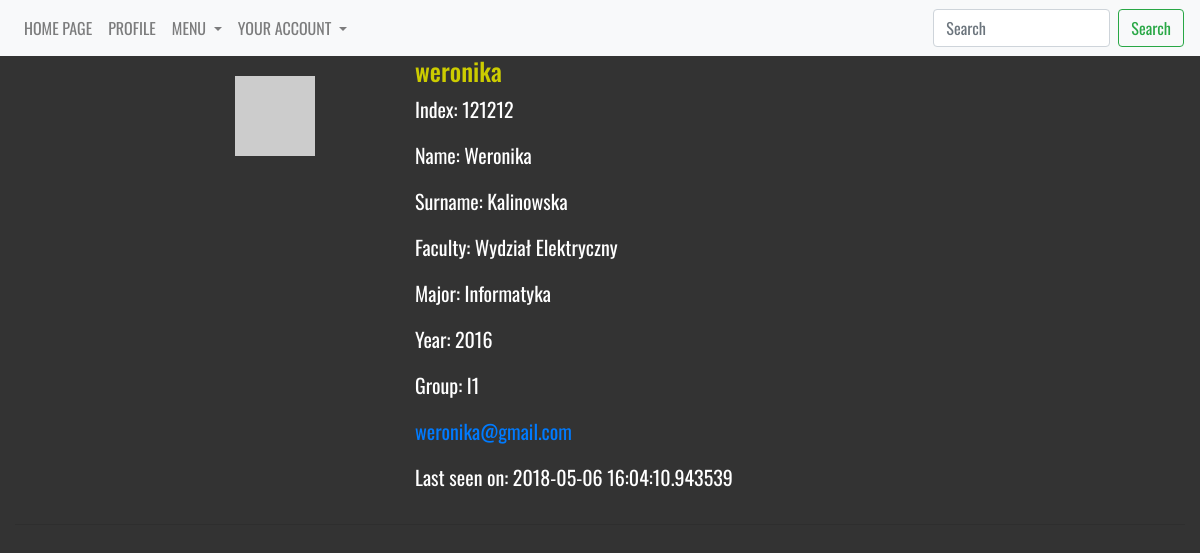
Screenshot of /students/2 (signed in) with the database file from the repository.
### models.py (models this page shows, shortened)
class User(db.Model, UserMixin):
    __tablename__ = 'user'
    __searchable__ = ['username']
    id = Column(Integer, autoincrement=True, primary_key=True)
    username = Column(String(25), default='', unique=True)
    active = Column(Boolean, default=True)
    email = Column(String(200), unique=True)
    password = Column(String(200), default='')
    admin = Column(Boolean, default=False)
    confirmed = Column(db.Boolean, nullable=False, default=False)
    confirmed_on = Column(db.DateTime, nullable=True)
    registered_on = Column(db.DateTime, nullable=False)
    about_me = Column(String(140))
    last_seen = Column(DateTime, default=datetime.utcnow)
    student_id = db.Column(db.Integer, db.ForeignKey('student.id'), unique=True)
    def get_id(self):
        return self.id
    def avatar(self, size):
        digest = md5(self.email.lower().encode('utf-8')).hexdigest()
        return 'https://www.gravatar.com/avatar/{}?d=identicon&s={}'.\
            format(digest, size)

class Student(db.Model):
    __tablename__ = 'student'
    __searchable__ = ['name', 'surname']
    id = Column(Integer, autoincrement=True, primary_key=True)
    index = Column(Integer, unique=True)
    name = Column(String(25), default='')
    surname = Column(String(25), default='')
    faculty_id = db.Column(db.Integer, db.ForeignKey('faculty.id'), nullable=False)
    major_id = db.Column(db.Integer, db.ForeignKey('major.id'), nullable=False)
    year_id = db.Column(db.Integer, db.ForeignKey('year.id'), nullable=False)
    group_id = db.Column(db.Integer, db.ForeignKey('group.id'), nullable=False)
    user = db.relationship('User', backref='student')

class Faculty(db.Model):
    __tablename__ = 'faculty'
    __searchable__ = ['name']
    id = Column(Integer, autoincrement=True, primary_key=True, )
    name = Column(String(100), default='')
    major = db.relationship('Major', backref='faculty')
    year = db.relationship('Year', backref='faculty')
    group = db.relationship('Group', backref='faculty')
    student = db.relationship('Student', backref='faculty')

class Major(db.Model):
    __tablename__ = 'major'
    __searchable__ = ['name']
    id = Column(Integer, autoincrement=True, primary_key=True)
    name = Column(String(50), default='')
    year = db.relationship('Year', backref='major')
    group = db.relationship('Group', backref='major')
    student = db.relationship('Student', backref='major')
    faculty_id = db.Column(db.Integer, db.ForeignKey('faculty.id'), nullable=False)

class Year(db.Model):
    __tablename__ = 'year'
    __searchable__ = ['nr']
    id = Column(Integer, autoincrement=True, primary_key=True)
    nr = Column(String(4), default='')
    group = db.relationship('Group', backref='year')
    student = db.relationship('Student', backref='year')
    faculty_id = db.Column(db.Integer, db.ForeignKey('faculty.id'), nullable=False)
    major_id = db.Column(db.Integer, db.ForeignKey('major.id'), nullable=False)
    secretary_id = db.Column(db.Integer, db.ForeignKey('secretary.id'), nullable=False)

class Group(db.Model):
    __tablename__ = 'group'
    __searchable__ = ['subject']
    id = Column(Integer, autoincrement=True, primary_key=True)
    name = Column(String(10), default='')
    student = db.relationship('Student', backref='group')
    faculty_id = db.Column(db.Integer, db.ForeignKey('faculty.id'), nullable=False)
    major_id = db.Column(db.Integer, db.ForeignKey('major.id'), nullable=False)
    year_id = db.Column(db.Integer, db.ForeignKey('year.id'), nullable=False)

### views/students.py (the view)
@app.route('/students/<int:id>', methods=['GET'])
@login_required
def student(id):
    student = Student.query.filter(Student.id == id).first()
    user = User.query.filter(User.id == student.id + 1).first()
    return render_template('faculty/students/profile.html', user=user, student=student, current_user=current_user)

### views/user.py (called while the page is built)
@lm.user_loader
def load_user(user_id):
    return User.query.filter(User.id == user_id).first()

@app.before_request
def before_request():
    if current_user.is_authenticated:
        current_user.last_seen = datetime.utcnow()
        db.session.commit()

### templates/faculty/students/profile.html (shortened to what this page needs)
{% extends "_base.html" %}
{% block content %}
    <div class="row">
        <div class="offset-md-2 col-md-2">
            <img class="avatar" src="{{ user.avatar(128) }}">
        </div>
        <div class="content col-md-4">
            <h5 style="color: #cccc00">{{ user.username }}</h5>
            <p> Index: {{ student.index }}</p>
            <p> Name: {{ student.name }}</p>
            <p> Surname: {{ student.surname }}</p>
            <p> Faculty: {{ student.faculty.name }}</p>
            <p> Major: {{ student.major.name }}</p>
            <p> Year: {{ student.year.nr }}</p>
            <p> Group: {{ student.group.name }}</p>
            <p><a class="u-email" href="mailto:{{ user.email }}">{{user.email }}</a></p>
                {% if user.last_seen %}<p>Last seen on: {{ user.last_seen}}</p>{% endif %}
        </div>
        <div class="content col-md-2">
        </div>
    </div>
    <hr>
{% endblock %}

### static/css/base.css (style rules this page uses)
body { background-color: #333333; padding-top: 55px; }
h5 { color: #333333; font-family: 'Oswald', sans-serif; font-size: 25px; }
hr { color: #cccc00; }
.content { color: white; font-family: 'Oswald', sans-serif; font-size: 20px; }

### static/css/profile.css (style rules this page uses)
.avatar { padding: 20px; }

### rows the page displays
User: username "weronika", email "weronika@gmail.com", last_seen "2018-05-06 16:04:10.943539"
Student: index "121212", name "Weronika", surname "Kalinowska"
Faculty: faculty.name "Wydział Elektryczny"
Major: major.name "Informatyka"
Year: year.nr "2016"
Group: group.name "I1"
